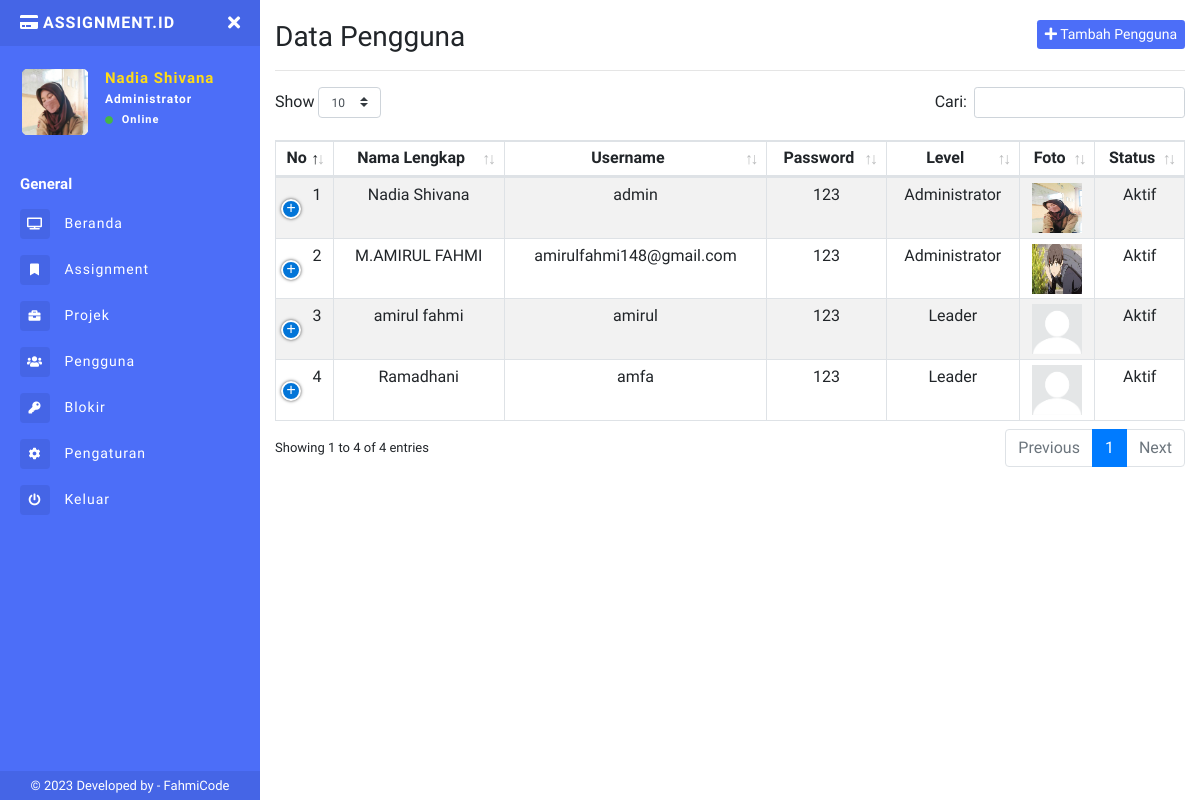
The page /app/pengguna.php (signed in) on the database its author committed.
### tables this page shows
CREATE TABLE `tb_pengguna` (
  `id` int(11) NOT NULL,
  `nama` varchar(50) NOT NULL,
  `username` varchar(30) NOT NULL,
  `password` varchar(40) NOT NULL,
  `email` varchar(50) NOT NULL,
  `tlpn` varchar(20) NOT NULL,
  `level` enum('Member','Leader','Administrator') NOT NULL,
  `logo` varchar(40) NOT NULL,
  `status` tinyint(4) NOT NULL,
  `kd_projek` varchar(20) NOT NULL,
  `created_at` timestamp NOT NULL DEFAULT current_timestamp(),
  `update_at` datetime DEFAULT NULL
);

### app/pengguna.php (the view, shortened to what this page needs)
<?php
include 'sidebar.php';
$query = "SELECT * FROM tb_pengguna ORDER BY id ASC";
$run = mysqli_query($conn, $query);
?>
<h1 class="h3 mb-0">
  Data Pengguna
  <button class="btn btn-primary btn-sm border-0 float-right" type="button" data-toggle="modal" data-target="#Tambah"><i class="fa fa-plus"></i> Tambah Pengguna</button>
</h1>
<hr>
<table class="table table-striped table-sm table-bordered dt-responsive nowrap text-center" id="table" width="100%">
  <thead>
    <tr>
      <th>No</th>
      <th>Nama Lengkap</th>
      <th>Username</th>
      <th>Password</th>
      <th>Level</th>
      <th>Foto</th>
      <th>Status</th>
    </tr>
  </thead>
  <tbody>
    <?php $no = 1;
    while ($p = mysqli_fetch_array($run)) {
    ?>
      <tr>
        <td><?= $no++; ?></td>
        <td><?= $p['nama']; ?></td>
        <td><?= $p['username']; ?></td>
        <td><?= $p['password']; ?></td>
        <td><?= $p['level']; ?></td>
        <td><a href="../uploads/profil/<?= $p['logo']; ?>" target="_blank"><img src="../uploads/profil/<?= $p['logo']; ?>" height="50px" width="50px" alt=""></a></td>
        <td><?= $p['status'] == "1" ? "Aktif" : "Tidak Aktif"; ?></td>
      </tr>
  <?php } ?>
  </tbody>
</table>
<?php include "footer.php" ?>

### app/sidebar.php (shortened to what this page needs)
<?php
include '../connection/koneksi.php';
$query = "SELECT * FROM tb_pengguna WHERE id = '" .  $_COOKIE['id'] . "'";
$run = mysqli_query($conn, $query);
$d = mysqli_fetch_array($run);
?>
<!DOCTYPE html>
<html>
<head>
  <link rel="stylesheet" href="https://maxcdn.bootstrapcdn.com/bootstrap/4.0.0/css/bootstrap.min.css">
  <link href="../assets/css/style.css" rel="stylesheet">
  <link href="https://use.fontawesome.com/releases/v5.0.6/css/all.css" rel="stylesheet">
  <link href="../assets/vendor/datatables/dataTables.bootstrap4.min.css" rel="stylesheet">
  <link href="../assets/vendor/datatables/responsive.bootstrap4.min.css" rel="stylesheet">
</head>
<body>
  <div class="page-wrapper chiller-theme toggled">
    <nav id="sidebar" class="sidebar-wrapper">
      <div class="sidebar-content">
        <div class="sidebar-brand">
          <a href="./"><i class="fa fa-credit-card mr-1 text-uppercase"></i>assignment.id</a>
          <div id="close-sidebar">
            <i class="fas fa-times"></i>
          </div>
        </div>
        <div class="sidebar-header">
          <div class="user-pic" style="height:70px;width:70px;">
            <img class="img-responsive img-rounded" src="../uploads/profil/<?= $d['logo']; ?>" alt="User picture">
          </div>
          <div class="user-info">
            <span class="user-name"><?= $d['nama']; ?>
            </span>
            <span class="user-role"><?= $d['level'] ?> <?= $d['level'] != 'Administrator' ? 'Team' : '' ?></span>
            <span class="user-status">
              <i class="fa fa-circle"></i>
              <span>Online</span>
            </span>
          </div>
        </div>
        <div class="sidebar-menu">
          <ul>
            <li class="header-menu">
              <span>General</span>
            </li>
            <li>
              <a href="index.php">
                <i class="fas fa-tv"></i>
                <span>Beranda</span>
              </a>
            </li>
            <li>
              <a href="info-task.php">
                <i class="fa fa-fw fa-bookmark"></i>
                <span>Assignment</span>
              </a>
            </li>
            <?php
            if ($d['level'] == "Administrator" || $d['level'] == "Leader") { ?>
              <li class="nav-item">
                <a class="nav-link collapsed" href="#" data-toggle="collapse" data-target="#collapseTwo" aria-expanded="true" aria-controls="collapseTwo">
                  <i class="fa fa-briefcase"></i>
                  <span>Projek</span>
                </a>
              </li>
            <?php } ?>
            <?php
            if ($d['level'] == "Administrator") { ?>
              <li>
                <a href="pengguna.php">
                  <i class="fas fa-users"></i>
                  <span>Pengguna</span>
                </a>
              </li>
              <li>
                <a href="daftar-blokir.php">
                  <i class="fas fa-key"></i>
                  <span>Blokir</span>
                </a>
              </li>
            <?php  }  ?>
            <li>
              <a href="pengaturan.php">
                <i class="fa fa-cog"></i>
                <span>Pengaturan</span>
              </a>
            </li>
            <li>
              <a href="#Exit" data-toggle="modal">
                <i class="fa fa-power-off"></i>
                <span>Keluar</span>
              </a>
            </li>
          </ul>
        </div>
      </div>
      <div class="sidebar-footer">
        © 2023 Developed by - <a target="_blank" rel="noopener noreferrer" href="https://fahmi965.000webhostapp.com/Portofolio.html">
          FahmiCode</a>
      </div>
    </nav>
    <main class="page-content">
      <div class="container-fluid">
        <div class="d-block d-sm-block d-md-none d-lg-none py-2"></div>

### rows shown on the page
tb_pengguna: logo (picture), nama "Nadia Shivana", level "Administrator", username "admin", password "123", status "Aktif"
tb_pengguna: nama "M.AMIRUL FAHMI", username "amirulfahmi148@gmail.com", password "123", level "Administrator", logo (picture), status "Aktif"
tb_pengguna: nama "amirul fahmi", username "amirul", password "123", level "Leader", logo (placeholder picture), status "Aktif"
tb_pengguna: nama "Ramadhani", username "amfa", password "123", level "Leader", logo (placeholder picture), status "Aktif"
